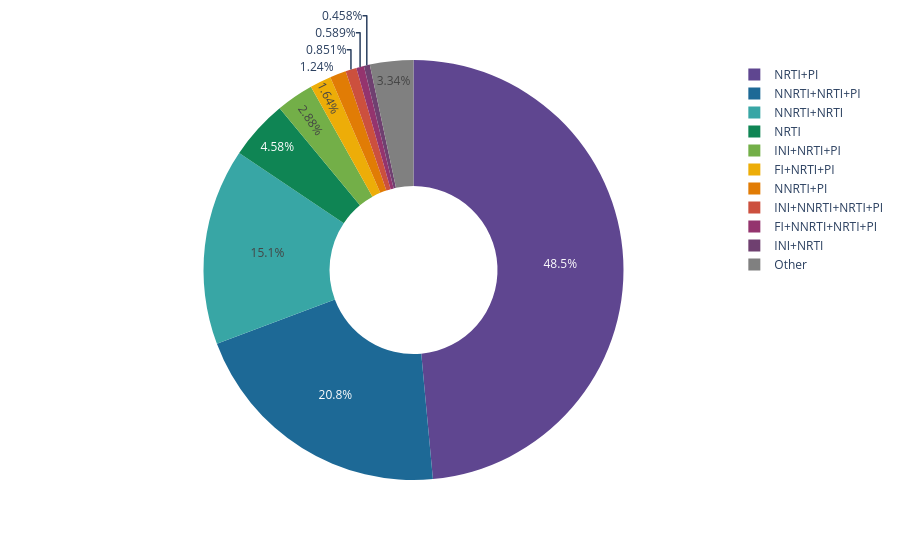

Write notebook code for a chart like this one.
### Code cell
threshold = 7

df_plot = df.copy()
df_plot.loc[df_plot['tce_count'] < threshold, 'class_signature'] = 'Other'
df_plot = df_plot.groupby('class_signature', as_index=False)['tce_count'].sum()

df_plot = df_plot.sort_values('tce_count', ascending=False)
other_row = df_plot[df_plot['class_signature'] == 'Other']
df_plot = pd.concat([df_plot[df_plot['class_signature'] != 'Other'], other_row])

colors = px.colors.qualitative.Prism
color_map = {sig: colors[i % len(colors)]
             for i, sig in enumerate(df_plot[df_plot['class_signature'] != 'Other']['class_signature'])}
color_map['Other'] = '#808080'

legend_order = list(df_plot[df_plot['class_signature'] != 'Other']['class_signature']) + ['Other']

fig = px.pie(
    df_plot,
    names="class_signature",
    values="tce_count",
    hole=0.4,
    color="class_signature",
    color_discrete_map=color_map,
    category_orders={"class_signature": legend_order}
)

fig.show()
fig.write_image("drug_class_combinations.png")

### Figure 1 — Plotly figure (JSON) as saved in the notebook; plotly's stock layout.template omitted (floating-point values rounded to 4 significant figures)
{"data": [{"customdata": [["NRTI+PI"], ["NNRTI+NRTI+PI"], ["NNRTI+NRTI"], ["NRTI"], ["INI+NRTI+PI"], ["FI+NRTI+PI"], ["NNRTI+PI"], ["INI+NNRTI+NRTI+PI"], ["FI+NNRTI+NRTI+PI"], ["INI+NRTI"], ["Other"]], "direction": "clockwise", "domain": {"x": [0, 1], "y": [0, 1]}, "hole": 0.4, "hovertemplate": "class_signature=%{customdata[0]}<br>tce_count=%{value}<extra></extra>", "labels": ["NRTI+PI", "NNRTI+NRTI+PI", "NNRTI+NRTI", "NRTI", "INI+NRTI+PI", "FI+NRTI+PI", "NNRTI+PI", "INI+NNRTI+NRTI+PI", "FI+NNRTI+NRTI+PI", "INI+NRTI", "Other"], "legendgroup": "", "marker": {"colors": ["rgb(95, 70, 144)", "rgb(29, 105, 150)", "rgb(56, 166, 165)", "rgb(15, 133, 84)", "rgb(115, 175, 72)", "rgb(237, 173, 8)", "rgb(225, 124, 5)", "rgb(204, 80, 62)", "rgb(148, 52, 110)", "rgb(111, 64, 112)", "#808080"]}, "name": "", "showlegend": true, "sort": false, "type": "pie", "values": [741, 317, 231, 70, 44, 25, 19, 13, 9, 7, 51]}], "layout": {"legend": {"tracegroupgap": 0}, "margin": {"t": 60}}}
